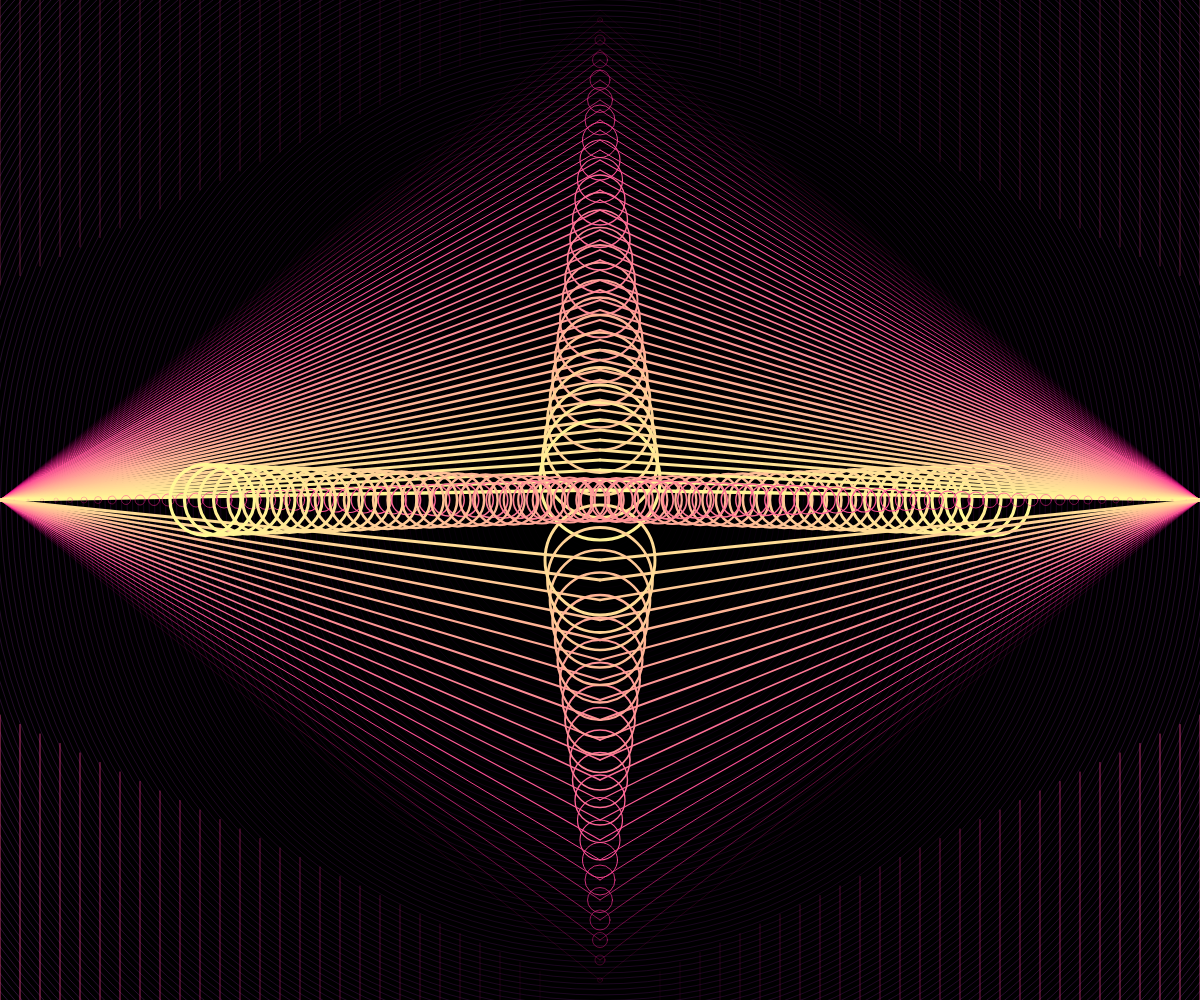
Frame 1 (no input)
Frame 60 (no input): identical to frame 1, image omitted
Frame 120 (the mouse pressed at the canvas centre since frame 60): identical to frame 1, image omitted

The p5.js sketch that drew this single still picture (run headless with seeded random() and noise() and a simulated clock; from frame 60 on, the mouse is pressed at the canvas centre):

// p5.js sketch
// ── sketch.js
function setup(){
    createCanvas(windowWidth,windowHeight);
    background(0,0,0);
    //vignette
    for(var l=0;l<4000;l=l+11){
        beginShape();
        noFill();
        strokeWeight(l/5000);
        stroke(150,l/25,175);
        circle(windowWidth/2,windowHeight/2,l);
    }
//line work
//leftside
var rLine = 255;
var bLine = 150; 
    for(var l=0;l<500;l=l+10){
        beginShape();
        strokeWeight(l/150);
        stroke(rLine,l/2,bLine);
        line(0,windowHeight/2,windowWidth/2,l);
        endShape();
    }
    for(var l=0;l<460;l=l+20){
        beginShape();
        strokeWeight(l/150);
        stroke(rLine,l/2,bLine);
        line(0,windowHeight/2,windowWidth/2,windowHeight-l);
        endShape();
    }
    for(var l=0;l<500;l=l+20){
        beginShape();
        noFill();
        strokeWeight(l/150);
        stroke(rLine,l/2,bLine);
        circle(windowWidth/2,0+l,l/4);
    }
    for(var l=0;l<500;l=l+7){
        beginShape();
        noFill();
        strokeWeight(l/150);
        stroke(rLine,l/2,bLine);
        circle(0+(l*2.001),windowHeight/2,l/7);
    }
//right side
    for(var l=0;l<500;l=l+10){
        beginShape();
        strokeWeight(l/150);
        stroke(rLine,l/2,bLine);
        line(windowWidth,windowHeight/2,windowWidth/2,l);
        endShape();
    }
    for(var l=0;l<460;l=l+20){
        beginShape();
        strokeWeight(l/150);
        stroke(rLine,l/2,bLine);
        line(windowWidth,windowHeight/2,windowWidth/2,windowHeight-l);
    }
    for(var l=0;l<460;l=l+20){
        beginShape();
        noFill();
        strokeWeight(l/150);
        stroke(rLine,l/2,bLine);
        circle(windowWidth/2,windowHeight-l,l/4);
    }
    for(var l=0;l<500;l=l+7){
        beginShape();
        noFill();
        strokeWeight(l/150);
        stroke(rLine,l/2,bLine);
        circle(windowWidth-(l*2.001),windowHeight/2,l/7);
    }

    // beginShape();
    // strokeWeight(.75);
    // stroke(255,0,150);
    // line(windowWidth/2,0+20,windowWidth/2,windowHeight-20);
// //top left
//     for(var i=500;i>0;i=i-10){
//         beginShape();
//         noFill();
//         stroke(150,i/2,175);
//         strokeWeight(i/250);
//         circle(0,0,i);
//         endShape();
//     }
//     for(var i=500;i>0;i=i-10){
//         beginShape();
//         noFill();
//         stroke(150,i/2,175);
//         strokeWeight(i/250);
//         circle(0,0,i*2);
//         endShape();
//     }
// //bottom left
//     for(var i=500;i>0;i=i-10){
//         beginShape();
//         noFill();
//         stroke(150,i/2,175);
//         strokeWeight(i/250);
//         circle(0,windowHeight,i);
//         endShape();
//     }
//     for(var i=500;i>0;i=i-10){
//         beginShape();
//         noFill();
//         stroke(150,i/2,175);
//         strokeWeight(i/250);
//         circle(0,windowHeight,i*1.75);
//         endShape();
//     }
// //bottom right
//     for(var i=500;i>0;i=i-10){
//         beginShape();
//         noFill();
//         stroke(150,i/2,175);
//         strokeWeight(i/250);
//         circle(windowWidth,windowHeight,i);
//         endShape();
//     }
//     for(var i=500;i>0;i=i-10){
//         beginShape();
//         noFill();
//         stroke(150,i/2,175);
//         strokeWeight(i/250);
//         circle(windowWidth,windowHeight,i*2);
//         endShape();
//    }
//top right
    // for(var i=500;i>0;i=i-10){
    //     beginShape();
    //     noFill();
    //     stroke(150,i/2,175);
    //     strokeWeight(i/250);
    //     circle(windowWidth,0,i);
    //     endShape();
    // }
    // for(var i=500;i>0;i=i-10){
    //     beginShape();
    //     noFill();
    //     stroke(150,i/2,175);
    //     strokeWeight(i/250);
    //     circle(windowWidth,0,i*1.75);
    //     endShape();
    // }

//incrementing lines
    for(var iL=500;iL>20;iL=iL-10){
        beginShape();
        stroke(rLine,iL/4,bLine);
        strokeWeight(iL/400);
        line(windowWidth/2-(iL*2),windowHeight-iL*.95,windowWidth/2-(iL*2),windowHeight)
        endShape();
    }
    for(var iL=500;iL>20;iL=iL-10){
        beginShape();
        stroke(rLine,iL/4,bLine);
        strokeWeight(iL/400);
        line(windowWidth/2+(iL*2),windowHeight-iL*.95,windowWidth/2+(iL*2),windowHeight)
        endShape();
    }
    for(var iL=500;iL>20;iL=iL-10){
        beginShape();
        stroke(rLine,iL/4,bLine);
        strokeWeight(iL/800);
        line(windowWidth/2-(iL*2),0+iL*.95,windowWidth/2-(iL*2),0)
        endShape();
    }
    for(var iL=500;iL>20;iL=iL-10){
        beginShape();
        stroke(rLine,iL/4,bLine);
        strokeWeight(iL/800);
        line(windowWidth/2+(iL*2),0+iL*.95,windowWidth/2+(iL*2),0)
        endShape();
    }

}
function draw(){

}
